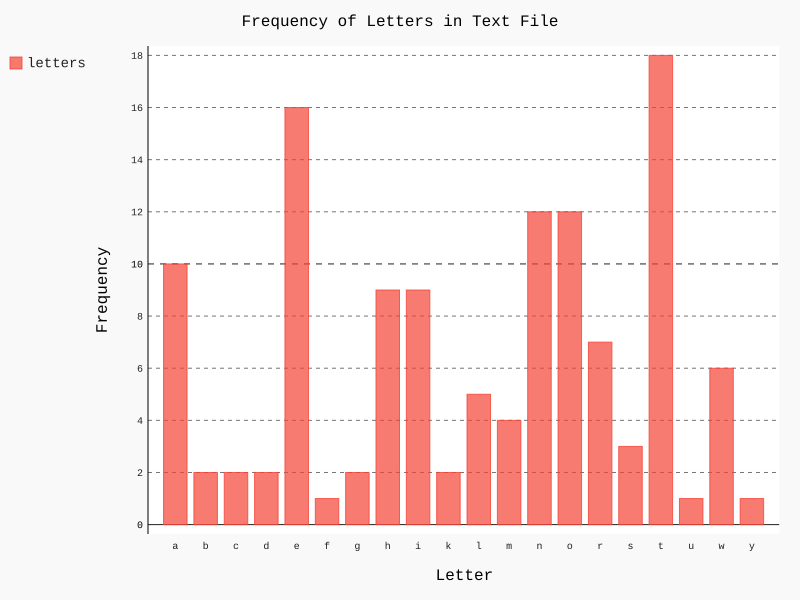

Recreate this plot in Python.
import os
import pygal
from collections import defaultdict

path = "./helloworld.txt"
fileObj = open(path)
contents = fileObj.read()
fileObj.close()

barchart = pygal.Bar()
barchart.title = "Frequency of Letters in Text File"
barchart.x_title = 'Letter'
barchart.y_title = 'Frequency'

alphaDict = defaultdict(int)

for char in contents:
    if char.isalpha():
        alphaDict[char.lower()] += 1

barchart.x_labels = []
letter_frequencies = []
for k, v in sorted(alphaDict.items()):
    barchart.x_labels.append(k)
    letter_frequencies.append(v)

barchart.add("letters", letter_frequencies)

barchart.render_to_file("letter_frequency_single_variable.svg")
